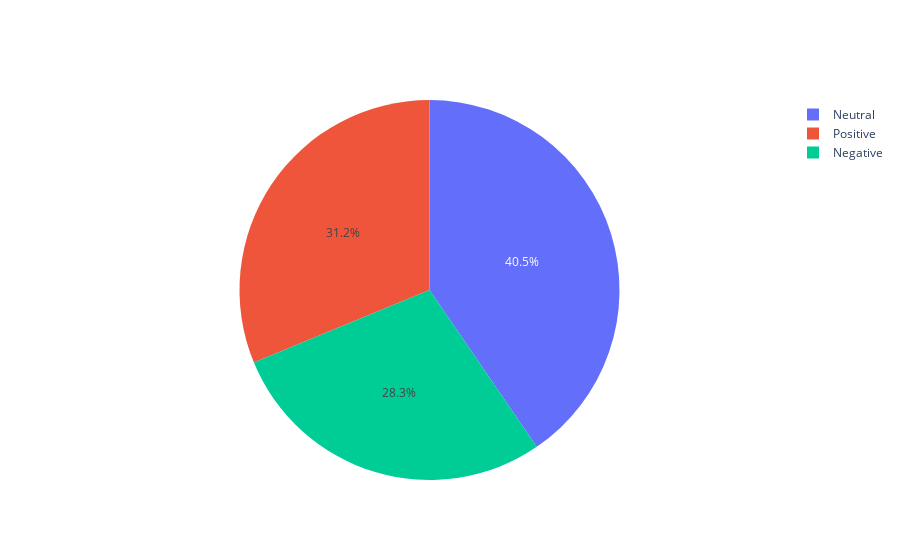

The notebook cell saved with this chart:
### Code cell
sentiments = ['Neutral', 'Positive', 'Negative']
fig = go.Figure(data = [go.Pie(labels = sentiments, values=[n_neutral, n_positive, n_negative])])
fig.show()

### Figure 1 — Plotly figure (JSON) as saved in the notebook; plotly's stock layout.template omitted (floating-point values rounded to 4 significant figures)
{"data": [{"labels": ["Neutral", "Positive", "Negative"], "type": "pie", "values": [11117, 8582, 7781]}], "layout": {}}
